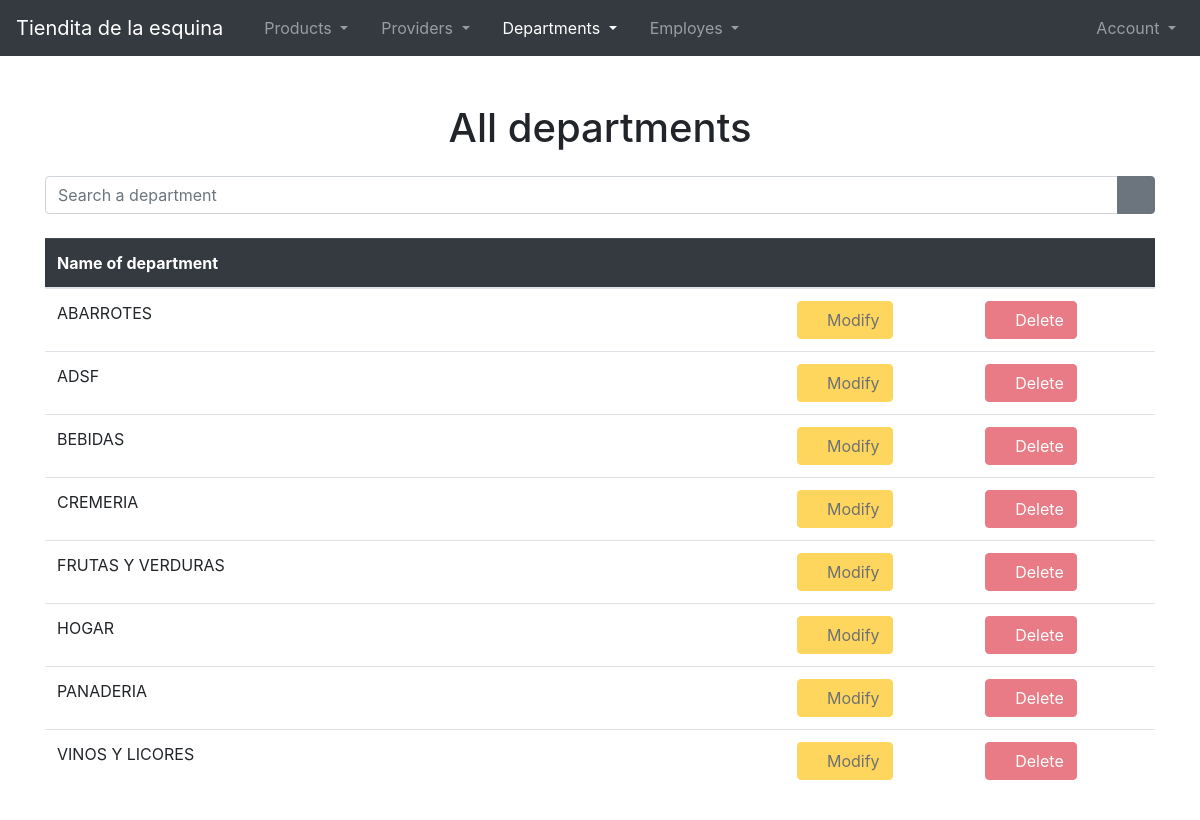
The app's page /show-departments/ (signed in), older data.
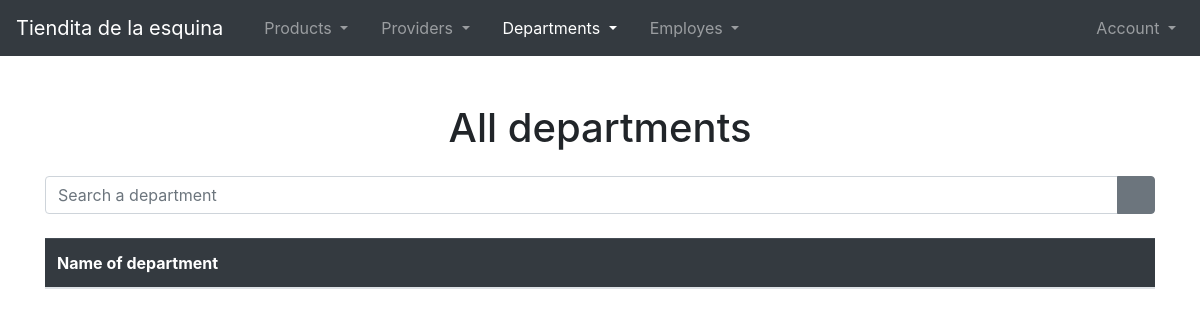
The same page, newer data.
### Departments/models.py (models this page shows)
class Department( models.Model ):
    departmentname = models.CharField(max_length = 100, blank = False)
    def __str__(self):
        return self.departmentname

### Departments/views.py (the view)
# urls.py: path('show-departments/', views.ShowDepartmentsListView.as_view(), name = 'showdeppartmentspage'),
class ShowDepartmentsListView( ListView ):
    template_name = 'showdepartments.html'
    queryset = Department.objects.all().order_by('departmentname')
    def get_context_data(self, **kwargs):
        context = super().get_context_data(**kwargs)
        context['titleOfPage'] = "Show all departments"
        context['nameOfApplication'] = NAME_OF_PROJECT
        return context

### project.py (called while the page is built)
def NAME_OF_PROJECT():
    return 'Tiendita de la esquina'

### Departments/templates/showdepartments.html
{% extends 'shared/body.html' %}
{% block content %}
    <div class="col-12 mb-3">
        <center>
            <h1>All departments</h1>
        </center>
    </div>
    <div class="col-12 mt-4 mt-sm-4 mt-md-0 mt-lg-0 mt-xl-0">
        <div class="row">
            <div class="col-12">
                <form action="{% url 'Departments:searcheddepartment' %}">
                    <div class="input-group mb-3">
                        <input name="dep" type="text" class="form-control" placeholder="Search a department">
                        <div class="input-group-append">
                            <button type="submit" class="btn btn-secondary">
                                <i class="bi bi-search"></i>
                            </button>
                        </div>
                    </div>
                </form>
            </div>
        </div>
        <div class="row">
            <div class="col-12 mt-2">
                <div class="table-responsive">
                    <table class="table">
                        <thead class="table-dark">
                            <tr>
                                <th scope="col">Name of department</th>
                                <th scope="col"></th>
                                <th scope="col"></th>
                            </tr>
                        </thead>
                        <tbody>
                            {% for dep in object_list %}
                                <tr class>
                                    <td class="col-8">{{ dep }}</td>
                                    <td>
                                        <button class="btn btn-warning" disabled>
                                            <i class="bi bi-pencil"></i>
                                            Modify
                                        </button>
                                    </td>
                                    <td>
                                        <button class="btn btn-danger" disabled>
                                            <i class="bi bi-trash"></i>
                                            Delete
                                        </button>
                                    </td>
                                </tr>
                            {% endfor %}
                        </tbody>
                    </table>
                </div>
            </div>
        </div>
    </div>
{% endblock %}

Row changes from the older to the newer data that the page shows:
removed Department: departmentname "ABARROTES"
removed Department: departmentname "ADSF"
removed Department: departmentname "BEBIDAS"
removed Department: departmentname "CREMERIA"
removed Department: departmentname "FRUTAS Y VERDURAS"
removed Department: departmentname "HOGAR"
removed Department: departmentname "PANADERIA"
removed Department: departmentname "VINOS Y LICORES"
